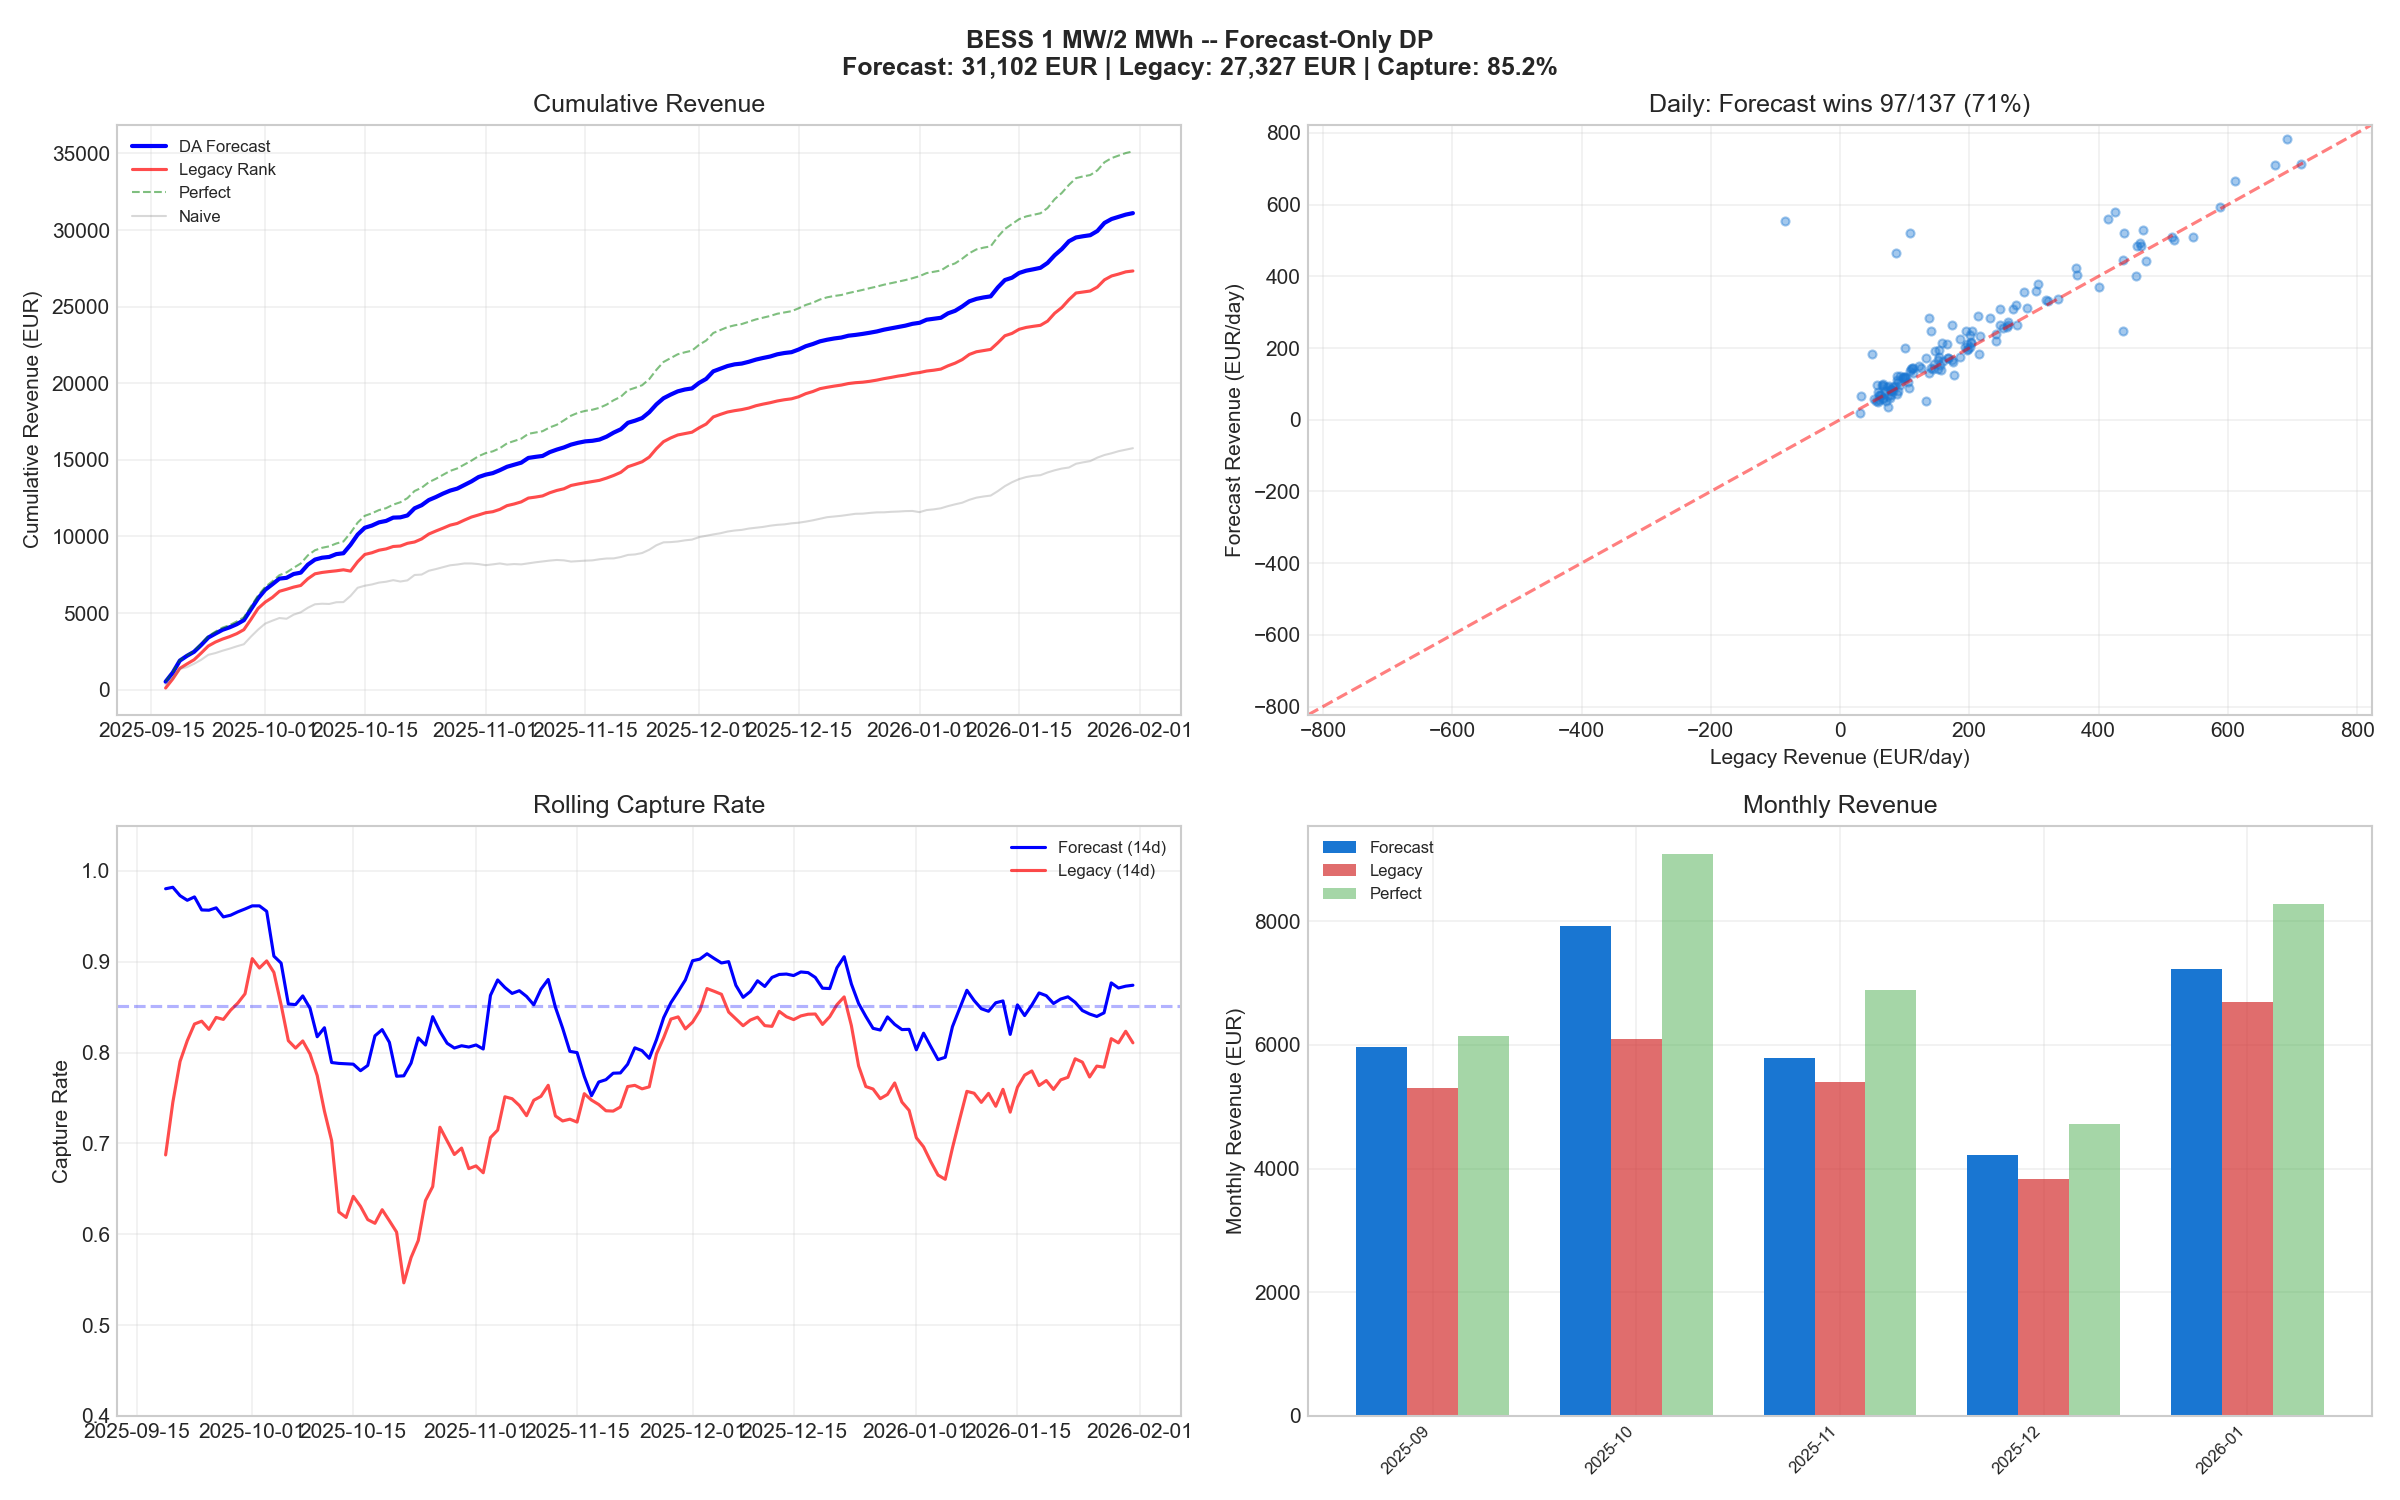

Here is the Python script that generated this plot:
"""
BESS Forecast-Only Simulation
==============================
1 MW / 2 MWh battery, 2 cycles/day, persistent SoC.
Uses ONLY the DA price forecast as the DP input signal.

The DP optimizer receives forecast prices (EUR/MWh) and finds the
optimal charge/discharge schedule. Revenue is calculated on actual prices.

Compared against:
  - Perfect foresight (DP on actual prices)
  - Naive fixed schedule
  - Legacy 3-feature rank (for reference)

Usage:
  python bess_forecast_only.py
"""

import pandas as pd
import numpy as np
import matplotlib
matplotlib.use('Agg')
import matplotlib.pyplot as plt
from pathlib import Path

BASE = Path(r'C:\Users\20254757\pycharmprojects\ipesoft_eda_data')
OUT = BASE / 'MarketPriceGap' / 'strategies' / 'bess'


# ============================================================
# DP OPTIMIZER
# ============================================================

def optimize_bess_dp(prices, predicted_prices, n_charge=4, n_discharge=4,
                     start_soc=1, terminal_penalty=20.0):
    """
    Optimal BESS scheduling via dynamic programming.

    State space:
      - hour h (0..n_hours-1)
      - SoC s (0, 1, or 2 MWh)
      - charges remaining cr (0..n_charge)
      - discharges remaining dr (0..n_discharge)

    At each hour, three actions:
      0 = idle
      1 = charge (buy 1 MWh, SoC += 1)
     -1 = discharge (sell 1 MWh, SoC -= 1)

    The DP maximizes SUM(predicted_prices * action) + terminal_penalty.
    Revenue is then computed on ACTUAL prices using the chosen schedule.

    Parameters
    ----------
    prices : array
        Actual DA prices (EUR/MWh), used only for revenue calculation.
    predicted_prices : array
        Forecast prices fed to the optimizer. Can be actual prices
        (perfect foresight), forecast prices, or rank values.
    n_charge : int
        Max charge actions per day (2 per cycle).
    n_discharge : int
        Max discharge actions per day (2 per cycle).
    start_soc : int
        Starting SoC: 0, 1, or 2 MWh.
    terminal_penalty : float
        EUR penalty for ending at SoC != 1 (prevents drift).

    Returns
    -------
    actions : array of {-1, 0, 1} per hour
    revenue : float (EUR, based on actual prices)
    soc_trace : array of SoC at each hour boundary
    """
    n_hours = len(prices)
    if n_hours == 0 or np.any(np.isnan(prices)):
        return np.zeros(n_hours), 0.0, np.ones(n_hours + 1) * start_soc

    p = np.array(predicted_prices[:n_hours], dtype=float)
    actual = np.array(prices[:n_hours], dtype=float)

    NC = n_charge + 1      # possible values: 0..n_charge
    ND = n_discharge + 1
    INF = -1e18

    # dp[h][s][cr][dr] = best predicted revenue from hour h to end
    dp = np.full((n_hours + 1, 3, NC, ND), INF)
    choice = np.zeros((n_hours, 3, NC, ND), dtype=int)

    # Terminal condition: penalize SoC != 1
    for s in range(3):
        penalty = -terminal_penalty if s != 1 else 0.0
        for cr in range(NC):
            for dr in range(ND):
                dp[n_hours][s][cr][dr] = penalty

    # BACKWARD PASS: fill dp table from last hour to first
    for h in range(n_hours - 1, -1, -1):
        for s in range(3):
            for cr in range(NC):
                for dr in range(ND):
                    best = INF
                    best_a = 0

                    # Action 0: idle
                    val = dp[h + 1][s][cr][dr]
                    if val > best:
                        best = val
                        best_a = 0

                    # Action 1: charge (buy power at predicted price)
                    if cr > 0 and s + 1 <= 2:
                        val = -p[h] + dp[h + 1][s + 1][cr - 1][dr]
                        if val > best:
                            best = val
                            best_a = 1

                    # Action -1: discharge (sell power at predicted price)
                    if dr > 0 and s - 1 >= 0:
                        val = p[h] + dp[h + 1][s - 1][cr][dr - 1]
                        if val > best:
                            best = val
                            best_a = -1

                    dp[h][s][cr][dr] = best
                    choice[h][s][cr][dr] = best_a

    # FORWARD PASS: reconstruct optimal actions
    actions = np.zeros(n_hours)
    soc_trace = np.zeros(n_hours + 1)
    soc_trace[0] = start_soc
    soc = start_soc
    cr = n_charge
    dr = n_discharge

    for h in range(n_hours):
        a = choice[h][soc][cr][dr]
        actions[h] = a
        if a == 1:
            soc += 1
            cr -= 1
        elif a == -1:
            soc -= 1
            dr -= 1
        soc_trace[h + 1] = soc

    # REVENUE: based on ACTUAL prices (not predictions)
    revenue = 0.0
    for h in range(n_hours):
        if actions[h] == 1:
            revenue -= actual[h]   # pay to charge
        elif actions[h] == -1:
            revenue += actual[h]   # earn from discharge

    return actions, revenue, soc_trace


def naive_schedule(n_hours, start_soc):
    """Naive 2-cycle: charge h2-3, discharge h10-11, charge h14-15, discharge h18-19."""
    actions = np.zeros(n_hours)
    if n_hours < 20:
        return actions, start_soc
    schedule = {2: 1, 3: 1, 10: -1, 11: -1, 14: 1, 15: 1, 18: -1, 19: -1}
    soc = start_soc
    for h in range(n_hours):
        a = schedule.get(h, 0)
        if soc + a < 0 or soc + a > 2:
            a = 0
        actions[h] = a
        soc += a
    return actions, soc


# ============================================================
# DATA LOADING
# ============================================================

def load_data():
    """Load market prices and DA price forecasts, merge to hourly."""
    print("[*] Loading market prices...")
    mkt = pd.read_csv(BASE / 'MarketPriceGap' / 'data' / 'processed' / 'hourly_market_prices.csv')
    mkt['timestamp_hour'] = pd.to_datetime(mkt['timestamp_hour'])
    mkt['date'] = pd.to_datetime(mkt['date'])
    print(f"[+] Market: {len(mkt)} rows, {mkt['date'].min().date()} to {mkt['date'].max().date()}")

    # Load DA price forecasts (15-min -> hourly)
    print("[*] Loading DA price forecasts...")
    fcst_path = BASE / 'data' / 'clean' / 'market' / 'da_forecasts' / 'da_price_forecasts_15min.csv'
    fcst = pd.read_csv(fcst_path)
    fcst['datetime'] = pd.to_datetime(fcst['datetime'])
    fcst = fcst[fcst['sk_forecast1_spot'].notna()].copy()
    fcst['date'] = fcst['datetime'].dt.normalize()
    fcst['hour'] = fcst['datetime'].dt.hour

    # Average 15-min forecasts to hourly
    fcst_h = fcst.groupby(['date', 'hour']).agg(
        da_forecast=('sk_forecast1_spot', 'mean'),
    ).reset_index()
    fcst_h['date'] = pd.to_datetime(fcst_h['date'])
    print(f"[+] Forecasts: {fcst_h['date'].nunique()} days, "
          f"{fcst_h['date'].min().date()} to {fcst_h['date'].max().date()}")

    # Merge
    df = mkt.merge(fcst_h, on=['date', 'hour'], how='inner')
    df = df.sort_values(['date', 'hour']).reset_index(drop=True)

    # Only keep days with full forecast coverage (>=20 hours)
    day_counts = df.groupby('date').size()
    full_days = day_counts[day_counts >= 20].index
    df = df[df['date'].isin(full_days)].copy()

    print(f"[+] Merged: {len(df)} rows, {df['date'].nunique()} full days")
    return df


# ============================================================
# LEGACY RANK (for comparison)
# ============================================================

def add_legacy_rank(df):
    """Add legacy 3-feature rank for comparison."""
    # Load forecast rank
    df = df.sort_values(['hour', 'date']).reset_index(drop=True)
    df['da_price_yest_h'] = df.groupby('hour')['da_price'].shift(1)
    df['da_price_7d_h'] = df.groupby('hour')['da_price'].shift(7)
    df = df.sort_values(['date', 'hour']).reset_index(drop=True)

    # We don't have load forecasts here, so use yesterday price as proxy
    # for a fair comparison, use just yesterday + 7d price ranks
    df['rank_yest'] = df.groupby('date')['da_price_yest_h'].rank(method='first', na_option='bottom')
    df['rank_7d'] = df.groupby('date')['da_price_7d_h'].rank(method='first', na_option='bottom')

    # Simple legacy rank: 60% yesterday, 40% weekly
    df['rank_legacy'] = 0.60 * df['rank_yest'].fillna(12) + 0.40 * df['rank_7d'].fillna(12)
    return df


# ============================================================
# SIMULATION
# ============================================================

def run_simulation(df):
    print("\n[*] Running BESS simulation...")
    print("[*] Battery: 1 MW / 2 MWh, 2 cycles/day, persistent SoC")
    print("[*] Signal: DA price forecast (EUR/MWh) fed directly to DP\n")

    all_dates = sorted(df['date'].unique())

    results = []
    soc_fcst = 1      # forecast-driven
    soc_perfect = 1   # perfect foresight
    soc_naive = 1     # fixed schedule
    soc_legacy = 1    # legacy rank

    for date in all_dates:
        day = df[df['date'] == date].sort_values('hour')
        n_hours = len(day)
        if n_hours < 20:
            continue

        prices = day['da_price'].values[:n_hours]
        forecasts = day['da_forecast'].values[:n_hours]
        legacy_ranks = day['rank_legacy'].values[:n_hours]

        if np.any(np.isnan(prices)) or np.any(np.isnan(forecasts)):
            continue

        legacy_ranks = np.nan_to_num(legacy_ranks, nan=12.0)

        # --- Forecast-driven ---
        act_f, rev_f, soc_f = optimize_bess_dp(
            prices, forecasts, n_charge=4, n_discharge=4,
            start_soc=soc_fcst, terminal_penalty=20.0)

        # --- Perfect foresight ---
        act_p, rev_p, soc_p = optimize_bess_dp(
            prices, prices, n_charge=4, n_discharge=4,
            start_soc=soc_perfect, terminal_penalty=20.0)

        # --- Legacy rank ---
        act_l, rev_l, soc_l = optimize_bess_dp(
            prices, legacy_ranks, n_charge=4, n_discharge=4,
            start_soc=soc_legacy, terminal_penalty=20.0)

        # --- Naive ---
        act_n, end_soc_n = naive_schedule(n_hours, soc_naive)
        rev_n = -np.sum(act_n * prices)

        # Collect charge/discharge hours for forecast strategy
        charge_hours = list(np.where(act_f > 0.5)[0])
        discharge_hours = list(np.where(act_f < -0.5)[0])

        # Price info
        avg_charge_price = prices[act_f > 0.5].mean() if (act_f > 0.5).any() else np.nan
        avg_discharge_price = prices[act_f < -0.5].mean() if (act_f < -0.5).any() else np.nan

        results.append({
            'date': date,
            'n_hours': n_hours,
            # Forecast
            'rev_forecast': rev_f,
            'charge_hours': str(charge_hours),
            'discharge_hours': str(discharge_hours),
            'avg_charge_price': avg_charge_price,
            'avg_discharge_price': avg_discharge_price,
            'start_soc_f': soc_fcst,
            'end_soc_f': int(soc_f[-1]),
            # Perfect
            'rev_perfect': rev_p,
            'start_soc_p': soc_perfect,
            'end_soc_p': int(soc_p[-1]),
            # Legacy
            'rev_legacy': rev_l,
            'start_soc_l': soc_legacy,
            'end_soc_l': int(soc_l[-1]),
            # Naive
            'rev_naive': rev_n,
            'start_soc_n': soc_naive,
            'end_soc_n': end_soc_n,
            # Metrics
            'capture_forecast': rev_f / rev_p if rev_p > 0 else np.nan,
            'capture_legacy': rev_l / rev_p if rev_p > 0 else np.nan,
            'forecast_vs_legacy': rev_f - rev_l,
            'price_range': prices.max() - prices.min(),
            'price_mean': prices.mean(),
            'forecast_mae': np.mean(np.abs(forecasts - prices)),
        })

        # Carry SoC
        soc_fcst = int(soc_f[-1])
        soc_perfect = int(soc_p[-1])
        soc_legacy = int(soc_l[-1])
        soc_naive = end_soc_n

    res = pd.DataFrame(results)
    res['date'] = pd.to_datetime(res['date'])
    res = res.sort_values('date').reset_index(drop=True)
    return res


# ============================================================
# REPORTING
# ============================================================

def print_results(res):
    print("=" * 70)
    print("  BESS FORECAST-ONLY SIMULATION RESULTS")
    print("=" * 70)

    print(f"\n  Days: {len(res)}")
    print(f"  Period: {res['date'].min().date()} to {res['date'].max().date()}")

    tot_f = res['rev_forecast'].sum()
    tot_p = res['rev_perfect'].sum()
    tot_l = res['rev_legacy'].sum()
    tot_n = res['rev_naive'].sum()
    cap_f = res['capture_forecast'].dropna().mean()
    cap_l = res['capture_legacy'].dropna().mean()

    print(f"\n--- REVENUE COMPARISON ---")
    print(f"  {'Strategy':<30s} {'Revenue (EUR)':>14s} {'Capture':>10s}")
    print(f"  {'-'*30} {'-'*14} {'-'*10}")
    print(f"  {'Forecast (DA fcst -> DP)':<30s} {tot_f:>12,.0f}   {cap_f:>8.1%}")
    print(f"  {'Legacy (rank -> DP)':<30s} {tot_l:>12,.0f}   {cap_l:>8.1%}")
    print(f"  {'Perfect foresight':<30s} {tot_p:>12,.0f}   {'100.0%':>8s}")
    print(f"  {'Naive fixed schedule':<30s} {tot_n:>12,.0f}   {'---':>8s}")

    print(f"\n  Forecast vs Legacy:    {tot_f - tot_l:+,.0f} EUR ({(tot_f-tot_l)/abs(tot_l)*100:+.1f}%)")
    print(f"  Forecast vs Naive:     {tot_f - tot_n:+,.0f} EUR")
    print(f"  Avg forecast MAE:      {res['forecast_mae'].mean():.1f} EUR/MWh")
    print(f"  Avg charge price:      {res['avg_charge_price'].mean():.1f} EUR/MWh")
    print(f"  Avg discharge price:   {res['avg_discharge_price'].mean():.1f} EUR/MWh")
    print(f"  Avg daily spread:      {(res['avg_discharge_price'] - res['avg_charge_price']).mean():.1f} EUR/MWh")

    # Monthly
    res['month'] = res['date'].dt.to_period('M')
    print(f"\n--- MONTHLY ---")
    monthly = res.groupby('month').agg(
        rev_f=('rev_forecast', 'sum'),
        rev_l=('rev_legacy', 'sum'),
        rev_p=('rev_perfect', 'sum'),
        rev_n=('rev_naive', 'sum'),
        cap_f=('capture_forecast', 'mean'),
        cap_l=('capture_legacy', 'mean'),
        mae=('forecast_mae', 'mean'),
        n=('date', 'count'),
    ).reset_index()

    for _, row in monthly.iterrows():
        diff = row['rev_f'] - row['rev_l']
        print(f"  {str(row['month']):>8s}: Fcst={row['rev_f']:>8,.0f}  "
              f"Legacy={row['rev_l']:>8,.0f}  Pf={row['rev_p']:>8,.0f}  "
              f"Diff={diff:>+6,.0f}  Cap={row['cap_f']:.1%}  "
              f"MAE={row['mae']:.1f}  n={row['n']:.0f}")

    # Days where forecast beats legacy
    wins = (res['forecast_vs_legacy'] > 0).sum()
    print(f"\n  Forecast beats legacy: {wins}/{len(res)} days ({wins/len(res):.0%})")

    # SoC verification
    soc_breaks = 0
    for i in range(1, len(res)):
        if res.iloc[i]['start_soc_f'] != res.iloc[i-1]['end_soc_f']:
            soc_breaks += 1
    if soc_breaks == 0:
        print(f"  [+] SoC chain verified: no breaks")
    else:
        print(f"  [!] SoC breaks: {soc_breaks}")

    print("=" * 70)
    return monthly


# ============================================================
# CHART
# ============================================================

def plot_results(res, monthly):
    plt.style.use('seaborn-v0_8-whitegrid')
    fig, axes = plt.subplots(2, 2, figsize=(16, 10))

    # 1. Cumulative revenue
    ax = axes[0, 0]
    ax.plot(res['date'], res['rev_forecast'].cumsum(), 'b-', lw=2, label='DA Forecast')
    ax.plot(res['date'], res['rev_legacy'].cumsum(), 'r-', lw=1.5, alpha=0.7, label='Legacy Rank')
    ax.plot(res['date'], res['rev_perfect'].cumsum(), 'g--', lw=1, alpha=0.5, label='Perfect')
    ax.plot(res['date'], res['rev_naive'].cumsum(), 'gray', lw=1, alpha=0.3, label='Naive')
    ax.set_ylabel('Cumulative Revenue (EUR)')
    ax.set_title('Cumulative Revenue')
    ax.legend(fontsize=8)
    ax.grid(True, alpha=0.3)

    # 2. Daily forecast vs legacy scatter
    ax = axes[0, 1]
    ax.scatter(res['rev_legacy'], res['rev_forecast'], alpha=0.4, s=15, c='#1976d2')
    lim = max(res[['rev_legacy', 'rev_forecast']].abs().max().max(), 1) * 1.05
    ax.plot([-lim, lim], [-lim, lim], 'r--', alpha=0.5)
    ax.set_xlabel('Legacy Revenue (EUR/day)')
    ax.set_ylabel('Forecast Revenue (EUR/day)')
    wins = (res['rev_forecast'] > res['rev_legacy']).sum()
    ax.set_title(f'Daily: Forecast wins {wins}/{len(res)} ({wins/len(res):.0%})')
    ax.set_xlim(-lim, lim)
    ax.set_ylim(-lim, lim)
    ax.grid(True, alpha=0.3)

    # 3. Capture rate over time
    ax = axes[1, 0]
    roll = res['capture_forecast'].rolling(14, min_periods=3).mean()
    roll_l = res['capture_legacy'].rolling(14, min_periods=3).mean()
    ax.plot(res['date'], roll, 'b-', lw=1.5, label='Forecast (14d)')
    ax.plot(res['date'], roll_l, 'r-', lw=1.5, alpha=0.7, label='Legacy (14d)')
    ax.axhline(res['capture_forecast'].dropna().mean(), color='b', ls='--', alpha=0.3)
    ax.set_ylabel('Capture Rate')
    ax.set_title('Rolling Capture Rate')
    ax.set_ylim(0.4, 1.05)
    ax.legend(fontsize=8)
    ax.grid(True, alpha=0.3)

    # 4. Monthly revenue bars
    ax = axes[1, 1]
    x = range(len(monthly))
    w = 0.25
    ax.bar([i - w for i in x], monthly['rev_f'], w, label='Forecast', color='#1976d2')
    ax.bar(x, monthly['rev_l'], w, label='Legacy', color='#d32f2f', alpha=0.7)
    ax.bar([i + w for i in x], monthly['rev_p'], w, label='Perfect', color='#4caf50', alpha=0.5)
    ax.set_xticks(list(x))
    ax.set_xticklabels([str(m) for m in monthly['month']], rotation=45, ha='right', fontsize=8)
    ax.set_ylabel('Monthly Revenue (EUR)')
    ax.set_title('Monthly Revenue')
    ax.legend(fontsize=8)
    ax.grid(True, alpha=0.3)

    tot_f = res['rev_forecast'].sum()
    tot_l = res['rev_legacy'].sum()
    cap = res['capture_forecast'].dropna().mean()
    fig.suptitle(f'BESS 1 MW/2 MWh -- Forecast-Only DP\n'
                 f'Forecast: {tot_f:,.0f} EUR | Legacy: {tot_l:,.0f} EUR | '
                 f'Capture: {cap:.1%}',
                 fontweight='bold', fontsize=12)
    fig.tight_layout()

    path = OUT / 'bess_forecast_only.png'
    fig.savefig(path, dpi=150)
    plt.close(fig)
    print(f"[+] Chart saved: {path}")


# ============================================================
# MAIN
# ============================================================

def main():
    OUT.mkdir(parents=True, exist_ok=True)

    df = load_data()
    df = add_legacy_rank(df)
    res = run_simulation(df)
    monthly = print_results(res)
    plot_results(res, monthly)

    # Save
    res.to_csv(OUT / 'bess_forecast_only_daily.csv', index=False)
    print(f"[+] Results saved: {OUT / 'bess_forecast_only_daily.csv'}")


if __name__ == '__main__':
    main()
